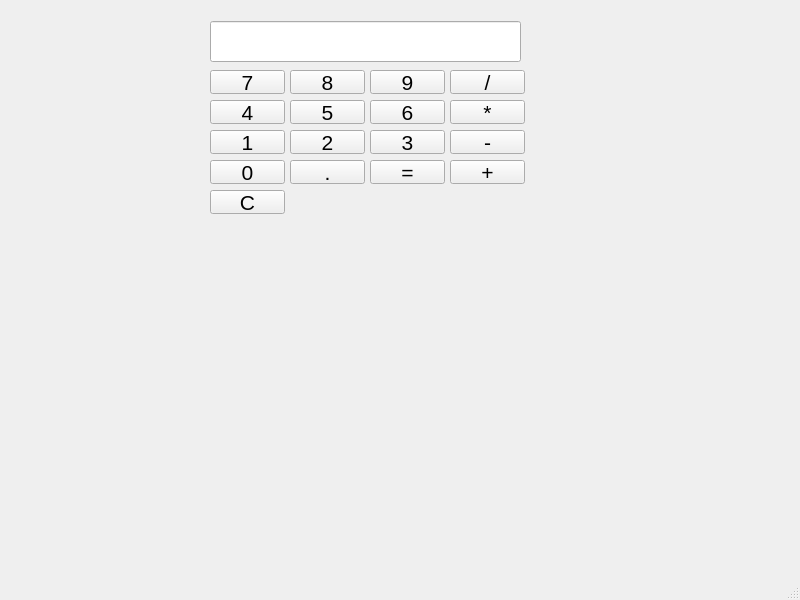
<?xml version="1.0" encoding="UTF-8"?>
<ui version="4.0">
 <class>MainWindow</class>
 <widget class="QMainWindow" name="MainWindow">
  <property name="geometry">
   <rect>
    <x>0</x>
    <y>0</y>
    <width>800</width>
    <height>600</height>
   </rect>
  </property>
  <property name="font">
   <font>
    <pointsize>16</pointsize>
   </font>
  </property>
  <property name="windowTitle">
   <string>MainWindow</string>
  </property>
  <widget class="QWidget" name="centralwidget">
   <widget class="QPushButton" name="btn7">
    <property name="geometry">
     <rect>
      <x>210</x>
      <y>70</y>
      <width>75</width>
      <height>24</height>
     </rect>
    </property>
    <property name="text">
     <string>7</string>
    </property>
   </widget>
   <widget class="QPushButton" name="btn8">
    <property name="geometry">
     <rect>
      <x>290</x>
      <y>70</y>
      <width>75</width>
      <height>24</height>
     </rect>
    </property>
    <property name="text">
     <string>8</string>
    </property>
   </widget>
   <widget class="QPushButton" name="btn9">
    <property name="geometry">
     <rect>
      <x>370</x>
      <y>70</y>
      <width>75</width>
      <height>24</height>
     </rect>
    </property>
    <property name="text">
     <string>9</string>
    </property>
   </widget>
   <widget class="QPushButton" name="btn4">
    <property name="geometry">
     <rect>
      <x>210</x>
      <y>100</y>
      <width>75</width>
      <height>24</height>
     </rect>
    </property>
    <property name="text">
     <string>4</string>
    </property>
   </widget>
   <widget class="QPushButton" name="btn5">
    <property name="geometry">
     <rect>
      <x>290</x>
      <y>100</y>
      <width>75</width>
      <height>24</height>
     </rect>
    </property>
    <property name="text">
     <string>5</string>
    </property>
   </widget>
   <widget class="QPushButton" name="btn6">
    <property name="geometry">
     <rect>
      <x>370</x>
      <y>100</y>
      <width>75</width>
      <height>24</height>
     </rect>
    </property>
    <property name="text">
     <string>6</string>
    </property>
   </widget>
   <widget class="QPushButton" name="btn1">
    <property name="geometry">
     <rect>
      <x>210</x>
      <y>130</y>
      <width>75</width>
      <height>24</height>
     </rect>
    </property>
    <property name="text">
     <string>1</string>
    </property>
   </widget>
   <widget class="QPushButton" name="btn2">
    <property name="geometry">
     <rect>
      <x>290</x>
      <y>130</y>
      <width>75</width>
      <height>24</height>
     </rect>
    </property>
    <property name="text">
     <string>2</string>
    </property>
   </widget>
   <widget class="QPushButton" name="btn3">
    <property name="geometry">
     <rect>
      <x>370</x>
      <y>130</y>
      <width>75</width>
      <height>24</height>
     </rect>
    </property>
    <property name="text">
     <string>3</string>
    </property>
   </widget>
   <widget class="QPushButton" name="btn0">
    <property name="geometry">
     <rect>
      <x>210</x>
      <y>160</y>
      <width>75</width>
      <height>24</height>
     </rect>
    </property>
    <property name="text">
     <string>0</string>
    </property>
   </widget>
   <widget class="QPushButton" name="btnDot">
    <property name="geometry">
     <rect>
      <x>290</x>
      <y>160</y>
      <width>75</width>
      <height>24</height>
     </rect>
    </property>
    <property name="text">
     <string>.</string>
    </property>
   </widget>
   <widget class="QPushButton" name="btnEqual">
    <property name="geometry">
     <rect>
      <x>370</x>
      <y>160</y>
      <width>75</width>
      <height>24</height>
     </rect>
    </property>
    <property name="text">
     <string>=</string>
    </property>
   </widget>
   <widget class="QPushButton" name="btnClear">
    <property name="geometry">
     <rect>
      <x>210</x>
      <y>190</y>
      <width>75</width>
      <height>24</height>
     </rect>
    </property>
    <property name="text">
     <string>C</string>
    </property>
   </widget>
   <widget class="QPushButton" name="btnDiv">
    <property name="geometry">
     <rect>
      <x>450</x>
      <y>70</y>
      <width>75</width>
      <height>24</height>
     </rect>
    </property>
    <property name="text">
     <string>/</string>
    </property>
   </widget>
   <widget class="QPushButton" name="btnMul">
    <property name="geometry">
     <rect>
      <x>450</x>
      <y>100</y>
      <width>75</width>
      <height>24</height>
     </rect>
    </property>
    <property name="text">
     <string>*</string>
    </property>
   </widget>
   <widget class="QPushButton" name="btnSub">
    <property name="geometry">
     <rect>
      <x>450</x>
      <y>130</y>
      <width>75</width>
      <height>24</height>
     </rect>
    </property>
    <property name="text">
     <string>-</string>
    </property>
   </widget>
   <widget class="QPushButton" name="btnAdd">
    <property name="geometry">
     <rect>
      <x>450</x>
      <y>160</y>
      <width>75</width>
      <height>24</height>
     </rect>
    </property>
    <property name="text">
     <string>+</string>
    </property>
   </widget>
   <widget class="QLineEdit" name="display">
    <property name="geometry">
     <rect>
      <x>210</x>
      <y>21</y>
      <width>311</width>
      <height>41</height>
     </rect>
    </property>
    <property name="autoFillBackground">
     <bool>false</bool>
    </property>
    <property name="readOnly">
     <bool>true</bool>
    </property>
   </widget>
  </widget>
  <widget class="QMenuBar" name="menubar">
   <property name="geometry">
    <rect>
     <x>0</x>
     <y>0</y>
     <width>800</width>
     <height>34</height>
    </rect>
   </property>
  </widget>
  <widget class="QStatusBar" name="statusbar"/>
 </widget>
 <resources/>
 <connections/>
</ui>
